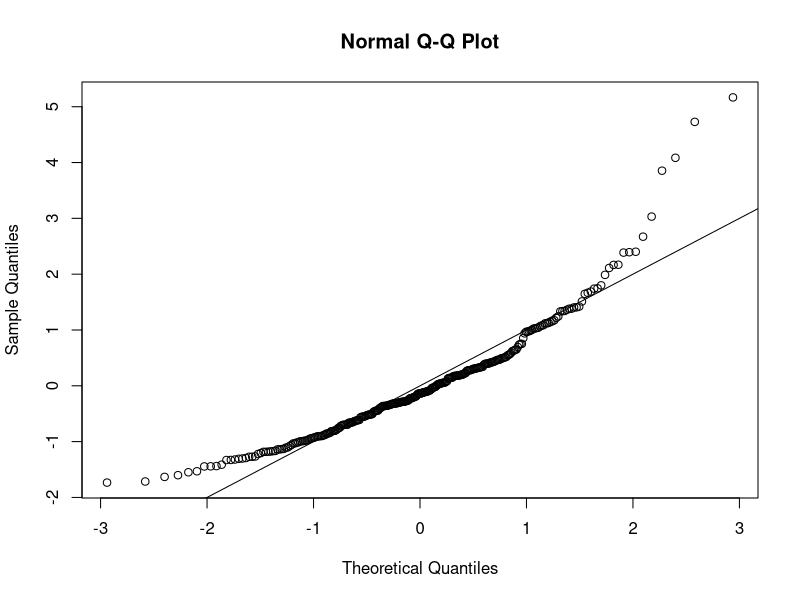
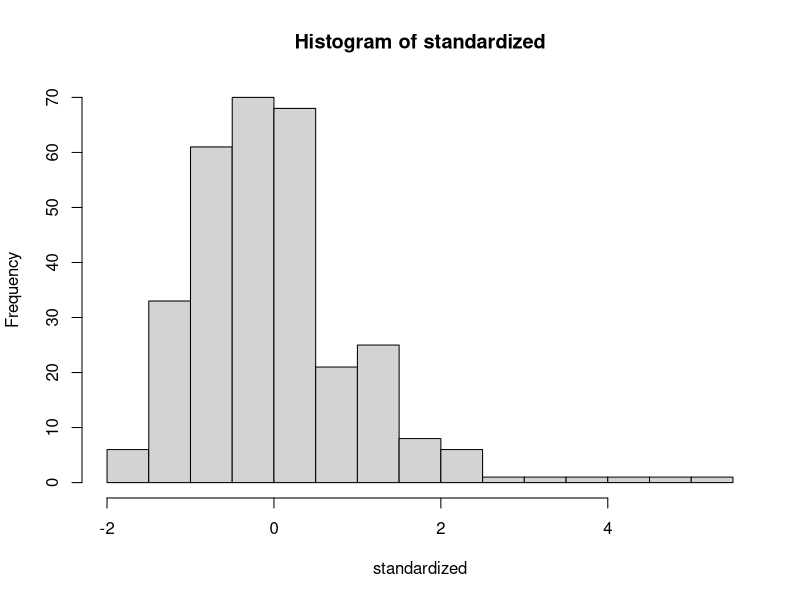
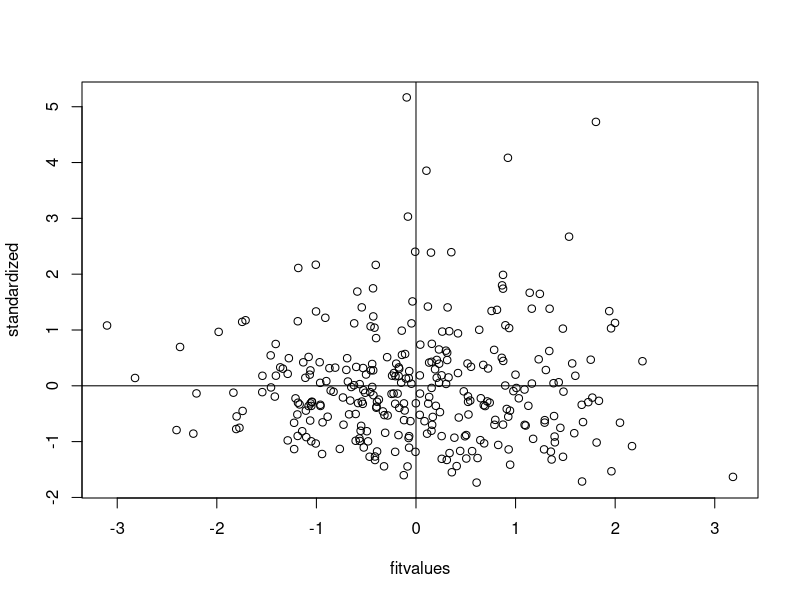

Reproduce these figures in R, in order. (Note: this script raises an error after producing the figures.)
setwd("E:/GA/Scales")
master = read.csv("Meaning_Scales_VOL_RR_RN_Paper.csv")
summary(master)

##No reverse coded items.

####DATA SCREENING####

##Missing Data##
library(mice)
percentmiss = function(x){ sum(is.na(x))/length(x) *100 }

##Going by rows ONLY
notypos = master
missing = apply(notypos[ , 3:21], 1, percentmiss) 
table(missing)

##Replace only the data that you should
replacepeople = notypos[ missing <= 5 , ]  
dontpeople = notypos[ missing > 5 , ]

##Figure out the columns to exclude
apply(replacepeople, 2, percentmiss)
replacecolumn = replacepeople[ , -c(1,2,22)]
dontcolumn = replacepeople[ , c(1,2,22)]

nomiss = replacepeople

##Outliers##
mahal = mahalanobis(nomiss[ , -c(1,2,22)], 
                    colMeans(nomiss[ , -c(1,2,22)], na.rm = TRUE),
                    cov(nomiss[ , -c(1,2,22)], use="pairwise.complete.obs"))

cutoff = qchisq(.999,ncol(nomiss[ , -c(1,2,22)])) 
summary(mahal < cutoff)
noout = nomiss[ mahal < cutoff, ]

##additivity: correlations
correlations = cor(noout[,-c(1,2,22)], use="pairwise.complete.obs")
symnum(correlations)

##make the random stuff
random = rchisq(nrow(noout), 7)
##be sure here not to include the ID columns!
fake = lm(random~., data=noout[ , -c(1:2,22)])

##get the linearity plot
##create the standardized residuals
standardized = rstudent(fake)
qqnorm(standardized)
abline(0,1)

##multivariate normality
hist(standardized, breaks=15)

##homogeneity and homoscedaticity
fitvalues = scale(fake$fitted.values)
plot(fitvalues, standardized) 
abline(0,0)
abline(v = 0)

##exclude paper people using noout dataset 
nooutnop = subset(noout, Source < 2)
nomissnop = subset(nomiss, Source < 2)

##Scoring
pos = rowSums(noout[,c("Q25_1", "Q25_2", "Q25_3", "Q25_4", "Q25_5", "Q25_6","Q25_7", "Q25_8", "Q25_9", "Q25_10", "Q25_11", "Q25_12","Q25_13")])
pos

#External 
Neg = rowSums(noout[,c("Q25_14", "Q25_15", "Q25_16", "Q25_17", "Q25_18", "Q25_19")])
Neg

##overallmodel 
library(lavaan)
overallmodel = '
POS =~ Q25_1 + Q25_2 + Q25_3 + Q25_4 + Q25_5 + Q25_6 + Q25_7 + Q25_8 + Q25_9 + Q25_10 + Q25_11 + Q25_12 + Q25_13
NEG =~ Q25_14 + Q25_15 + Q25_16 + Q25_17 + Q25_18 + Q25_19
'
fit = cfa(overallmodel, 
          data = nomissnop, 
          meanstructure = TRUE)
fitMeasures(fit)
table(nomissnop$Source)

##subset for other two cfa
random = subset(nomissnop, Source == "1")
notrandom = subset(nomissnop, Source =="0")

##fit for random 
random.fit = cfa(overallmodel, 
                 data = random, 
                 meanstructure = TRUE)
fitMeasures(random.fit)

##fit for not random 
notrandom.fit = cfa(overallmodel, 
                    data = notrandom, 
                    meanstructure = TRUE)
fitMeasures(notrandom.fit)

##invariances 
library(semTools)
multisteps = measurementInvariance(overallmodel, 
                                   data = nomissnop, 
                                   group = 'Source', 
                                   strict = T)
fitmeasures(multisteps)
fitMeasures(multisteps$fit.configural)
fitMeasures(multisteps$fit.loadings)
fitMeasures(multisteps$fit.intercepts)
fitMeasures(multisteps$fit.residuals)
fitMeasures(multisteps$fit.means)

##partials 
partial = partialInvariance(multisteps, 
                            type = "scalar")
strictfree = partial$results
##Q25_16


partialstrict = measurementInvariance(overallmodel, 
                                      data = nomissnop, 
                                      group = 'Source', 
                                      strict = T, 
                                      group.partial = c("	Q25_16~1"))

fitmeasures(partialstrict$fit.intercepts)
fitmeasures(partialstrict$fit.residuals)

##partials agin bc broke down at strict

partial2 = partialInvariance(partialstrict, type = "strict")
strictfree = partial2$results

partialstrict2 = measurementInvariance(overallmodel, 
                                      data = nomissnop, 
                                      group = 'Source', 
                                      strict = T, 
                                      group.partial = c("	Q25_16~1","Q25_3~~Q25_3"))
fitMeasures(partialstrict2$fit.residuals)

partial3 = partialInvariance(partialstrict2, type = "strict")
strictfree3 = partial3$results

partialstrict3 = measurementInvariance(overallmodel, 
                                       data = nomissnop, 
                                       group = 'Source', 
                                       strict = T, 
                                       group.partial = c("	Q25_16~1","Q25_3~~Q25_3", "Q25_16~~Q25_16"))
fitMeasures(partialstrict3$fit.residuals)

##strict 4 
partial4 = partialInvariance(partialstrict3, type = "strict")
strictfree4 = partial4$results

partialstrict4 = measurementInvariance(overallmodel, 
                                       data = nomissnop, 
                                       group = 'Source', 
                                       strict = T, 
                                       group.partial = c("	Q25_16~1","Q25_3~~Q25_3", "Q25_16~~Q25_16", "Q25_6~~Q25_6"))
fitMeasures(partialstrict4$fit.residuals)
